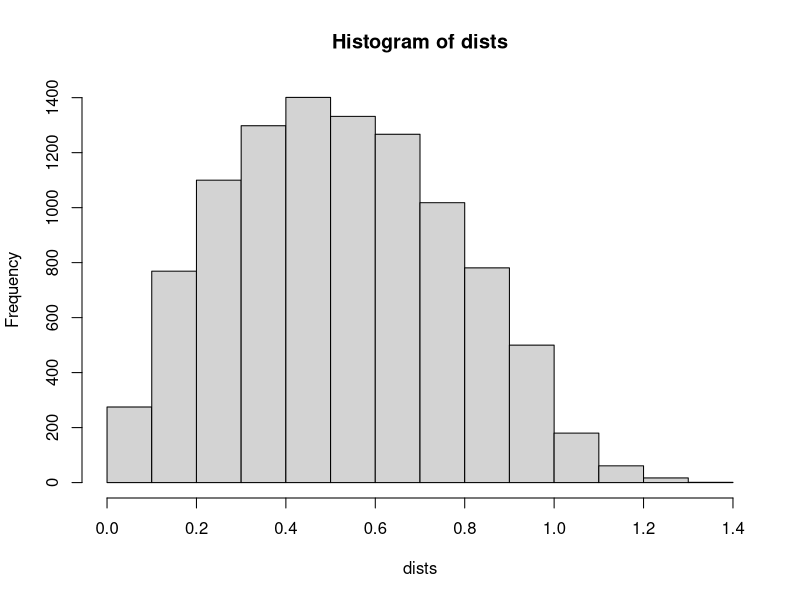

Reproduce this figure in R.
dists<-c()
for (i in 1:10000) {
  P1<-runif(2)
  P2<-runif(2)
  dist<-sqrt(sum((P1-P2)^2))
  dists<-c(dists,dist)
}
mean.dist<-mean(dists)
sd.dist<-sd(dists)
cat(mean.dist,sd.dist,"\n")
hist(dists)